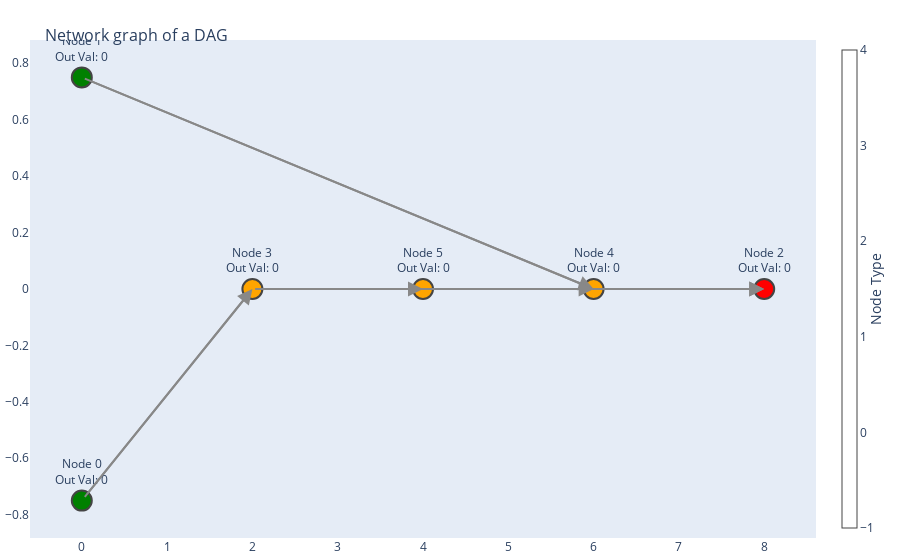

Notebook code for this chart:
### Code cell
dag.add_node('3', '4')
 
plot_dag(dag)

### Figure 1 — Plotly figure (JSON) as saved in the notebook; plotly's stock layout.template omitted (floating-point values rounded to 4 significant figures)
{"data": [{"hoverinfo": "none", "line": {"color": "#888", "width": 2}, "mode": "lines", "type": "scatter", "x": [0, 2, null, 0, 6, null, 2, 8, null, 2, 4, null, 6, 8, null, 4, 6, null], "y": [-0.75, 0, null, 0.75, 0, null, 0, 0, null, 0, 0, null, 0, 0, null, 0, 0, null]}, {"hoverinfo": "text", "marker": {"color": ["green", "green", "red", "orange", "orange", "orange"], "colorbar": {"thickness": 15, "title": {"side": "right", "text": "Node Type"}, "xanchor": "left"}, "colorscale": [[0, "rgb(255,255,217)"], [0.125, "rgb(237,248,177)"], [0.25, "rgb(199,233,180)"], [0.375, "rgb(127,205,187)"], [0.5, "rgb(65,182,196)"], [0.625, "rgb(29,145,192)"], [0.75, "rgb(34,94,168)"], [0.875, "rgb(37,52,148)"], [1, "rgb(8,29,88)"]], "line": {"width": 2}, "showscale": true, "size": 20}, "mode": "markers+text", "text": ["Node 0<br>Out Val: 0", "Node 1<br>Out Val: 0", "Node 2<br>Out Val: 0", "Node 3<br>Out Val: 0", "Node 4<br>Out Val: 0", "Node 5<br>Out Val: 0"], "textposition": "top center", "type": "scatter", "x": [0, 0, 8, 2, 6, 4], "y": [-0.75, 0.75, 0, 0, 0, 0]}], "layout": {"annotations": [{"arrowcolor": "#888", "arrowhead": 2, "arrowsize": 1.5, "arrowwidth": 2, "ax": 0, "axref": "x", "ay": -0.75, "ayref": "y", "showarrow": true, "x": 2, "xref": "x", "y": 0, "yref": "y"}, {"arrowcolor": "#888", "arrowhead": 2, "arrowsize": 1.5, "arrowwidth": 2, "ax": 0, "axref": "x", "ay": 0.75, "ayref": "y", "showarrow": true, "x": 6, "xref": "x", "y": 0, "yref": "y"}, {"arrowcolor": "#888", "arrowhead": 2, "arrowsize": 1.5, "arrowwidth": 2, "ax": 2, "axref": "x", "ay": 0, "ayref": "y", "showarrow": true, "x": 8, "xref": "x", "y": 0, "yref": "y"}, {"arrowcolor": "#888", "arrowhead": 2, "arrowsize": 1.5, "arrowwidth": 2, "ax": 2, "axref": "x", "ay": 0, "ayref": "y", "showarrow": true, "x": 4, "xref": "x", "y": 0, "yref": "y"}, {"arrowcolor": "#888", "arrowhead": 2, "arrowsize": 1.5, "arrowwidth": 2, "ax": 6, "axref": "x", "ay": 0, "ayref": "y", "showarrow": true, "x": 8, "xref": "x", "y": 0, "yref": "y"}, {"arrowcolor": "#888", "arrowhead": 2, "arrowsize": 1.5, "arrowwidth": 2, "ax": 4, "axref": "x", "ay": 0, "ayref": "y", "showarrow": true, "x": 6, "xref": "x", "y": 0, "yref": "y"}], "hovermode": "closest", "margin": {"b": 20, "l": 5, "r": 5, "t": 40}, "showlegend": false, "title": {"font": {"size": 16}, "text": "<br>Network graph of a DAG"}, "xaxis": {"showgrid": false, "zeroline": false}, "yaxis": {"showgrid": false, "zeroline": false}}}
